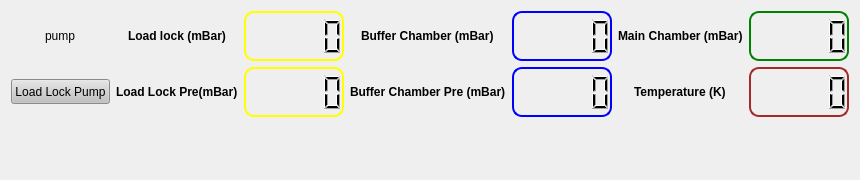
<?xml version="1.0" encoding="UTF-8"?>
<ui version="4.0">
    <class>Pumps_Vacuum</class>
    <widget class="QWidget" name="Pumps_Vacuum">
        <property name="geometry">
            <rect>
                <x>0</x>
                <y>0</y>
                <width>850</width>
                <height>180</height>
            </rect>
        </property>
        <property name="windowTitle">
            <string>Form</string>
        </property>
        <layout class="QGridLayout" name="gridLayout_3">
            <item row="0" column="0">
                <layout class="QGridLayout" name="gridLayout_2">
                    <item row="0" column="0">
                        <layout class="QGridLayout" name="gridLayout">
                            <item row="0" column="0" alignment="Qt::AlignHCenter">
                                <widget class="QLabel" name="led_pump_load_lock">
                                    <property name="minimumSize">
                                        <size>
                                            <width>50</width>
                                            <height>50</height>
                                        </size>
                                    </property>
                                    <property name="maximumSize">
                                        <size>
                                            <width>50</width>
                                            <height>50</height>
                                        </size>
                                    </property>
                                    <property name="text">
                                        <string>pump</string>
                                    </property>
                                    <property name="alignment">
                                        <set>Qt::AlignCenter</set>
                                    </property>
                                </widget>
                            </item>
                            <item row="0" column="1" alignment="Qt::AlignHCenter">
                                <widget class="QLabel" name="label_210">
                                    <property name="font">
                                        <font>
                                            <bold>true</bold>
                                        </font>
                                    </property>
                                    <property name="text">
                                        <string>Load lock (mBar)</string>
                                    </property>
                                </widget>
                            </item>
                            <item row="0" column="2" alignment="Qt::AlignHCenter">
                                <widget class="QLCDNumber" name="vacuum_load_lock">
                                    <property name="sizePolicy">
                                        <sizepolicy hsizetype="Preferred" vsizetype="Preferred">
                                            <horstretch>0</horstretch>
                                            <verstretch>0</verstretch>
                                        </sizepolicy>
                                    </property>
                                    <property name="minimumSize">
                                        <size>
                                            <width>100</width>
                                            <height>50</height>
                                        </size>
                                    </property>
                                    <property name="styleSheet">
                                        <string notr="true">QLCDNumber{
                                            border: 2px solid yellow;
                                            border-radius: 10px;
                                            padding: 0 8px;
                                            }
                                        </string>
                                    </property>
                                </widget>
                            </item>
                            <item row="0" column="3" alignment="Qt::AlignHCenter">
                                <widget class="QLabel" name="label_211">
                                    <property name="font">
                                        <font>
                                            <bold>true</bold>
                                        </font>
                                    </property>
                                    <property name="text">
                                        <string>Buffer Chamber (mBar)</string>
                                    </property>
                                </widget>
                            </item>
                            <item row="0" column="4" alignment="Qt::AlignHCenter">
                                <widget class="QLCDNumber" name="vacuum_buffer">
                                    <property name="sizePolicy">
                                        <sizepolicy hsizetype="Preferred" vsizetype="Preferred">
                                            <horstretch>0</horstretch>
                                            <verstretch>0</verstretch>
                                        </sizepolicy>
                                    </property>
                                    <property name="minimumSize">
                                        <size>
                                            <width>100</width>
                                            <height>50</height>
                                        </size>
                                    </property>
                                    <property name="font">
                                        <font>
                                            <pointsize>8</pointsize>
                                        </font>
                                    </property>
                                    <property name="styleSheet">
                                        <string notr="true">QLCDNumber{
                                            border: 2px solid blue;
                                            border-radius: 10px;
                                            padding: 0 8px;
                                            }
                                        </string>
                                    </property>
                                </widget>
                            </item>
                            <item row="0" column="5" alignment="Qt::AlignHCenter">
                                <widget class="QLabel" name="label_212">
                                    <property name="font">
                                        <font>
                                            <bold>true</bold>
                                        </font>
                                    </property>
                                    <property name="text">
                                        <string>Main Chamber (mBar)</string>
                                    </property>
                                </widget>
                            </item>
                            <item row="1" column="0" alignment="Qt::AlignHCenter">
                                <widget class="QPushButton" name="pump_load_lock_switch">
                                    <property name="sizePolicy">
                                        <sizepolicy hsizetype="Fixed" vsizetype="Fixed">
                                            <horstretch>0</horstretch>
                                            <verstretch>0</verstretch>
                                        </sizepolicy>
                                    </property>
                                    <property name="minimumSize">
                                        <size>
                                            <width>0</width>
                                            <height>25</height>
                                        </size>
                                    </property>
                                    <property name="styleSheet">
                                        <string notr="true">QPushButton{
                                            background: rgb(193, 193, 193)
                                            }
                                        </string>
                                    </property>
                                    <property name="text">
                                        <string>Load Lock Pump</string>
                                    </property>
                                </widget>
                            </item>
                            <item row="1" column="1" alignment="Qt::AlignHCenter">
                                <widget class="QLabel" name="label_213">
                                    <property name="font">
                                        <font>
                                            <bold>true</bold>
                                        </font>
                                    </property>
                                    <property name="text">
                                        <string>Load Lock Pre(mBar)</string>
                                    </property>
                                </widget>
                            </item>
                            <item row="1" column="2" alignment="Qt::AlignHCenter">
                                <widget class="QLCDNumber" name="vacuum_load_lock_back">
                                    <property name="sizePolicy">
                                        <sizepolicy hsizetype="Preferred" vsizetype="Preferred">
                                            <horstretch>0</horstretch>
                                            <verstretch>0</verstretch>
                                        </sizepolicy>
                                    </property>
                                    <property name="minimumSize">
                                        <size>
                                            <width>100</width>
                                            <height>50</height>
                                        </size>
                                    </property>
                                    <property name="styleSheet">
                                        <string notr="true">QLCDNumber{
                                            border: 2px solid yellow;
                                            border-radius: 10px;
                                            padding: 0 8px;
                                            }
                                        </string>
                                    </property>
                                </widget>
                            </item>
                            <item row="1" column="3">
                                <widget class="QLabel" name="label_214">
                                    <property name="font">
                                        <font>
                                            <bold>true</bold>
                                        </font>
                                    </property>
                                    <property name="text">
                                        <string>Buffer Chamber Pre (mBar)</string>
                                    </property>
                                </widget>
                            </item>
                            <item row="1" column="4" alignment="Qt::AlignHCenter">
                                <widget class="QLCDNumber" name="vacuum_buffer_back">
                                    <property name="sizePolicy">
                                        <sizepolicy hsizetype="Preferred" vsizetype="Preferred">
                                            <horstretch>0</horstretch>
                                            <verstretch>0</verstretch>
                                        </sizepolicy>
                                    </property>
                                    <property name="minimumSize">
                                        <size>
                                            <width>100</width>
                                            <height>50</height>
                                        </size>
                                    </property>
                                    <property name="font">
                                        <font>
                                            <pointsize>8</pointsize>
                                        </font>
                                    </property>
                                    <property name="styleSheet">
                                        <string notr="true">QLCDNumber{
                                            border: 2px solid blue;
                                            border-radius: 10px;
                                            padding: 0 8px;
                                            }
                                        </string>
                                    </property>
                                </widget>
                            </item>
                            <item row="1" column="5" alignment="Qt::AlignHCenter">
                                <widget class="QLabel" name="label_215">
                                    <property name="font">
                                        <font>
                                            <bold>true</bold>
                                        </font>
                                    </property>
                                    <property name="text">
                                        <string>Temperature (K)</string>
                                    </property>
                                </widget>
                            </item>
                            <item row="1" column="6" alignment="Qt::AlignHCenter">
                                <widget class="QLCDNumber" name="temp">
                                    <property name="sizePolicy">
                                        <sizepolicy hsizetype="Preferred" vsizetype="Preferred">
                                            <horstretch>0</horstretch>
                                            <verstretch>0</verstretch>
                                        </sizepolicy>
                                    </property>
                                    <property name="minimumSize">
                                        <size>
                                            <width>100</width>
                                            <height>50</height>
                                        </size>
                                    </property>
                                    <property name="styleSheet">
                                        <string notr="true">QLCDNumber{
                                            border: 2px solid brown;
                                            border-radius: 10px;
                                            padding: 0 8px;
                                            }
                                        </string>
                                    </property>
                                </widget>
                            </item>
                            <item row="0" column="6" alignment="Qt::AlignHCenter">
                                <widget class="QLCDNumber" name="vacuum_main">
                                    <property name="sizePolicy">
                                        <sizepolicy hsizetype="Preferred" vsizetype="Preferred">
                                            <horstretch>0</horstretch>
                                            <verstretch>0</verstretch>
                                        </sizepolicy>
                                    </property>
                                    <property name="minimumSize">
                                        <size>
                                            <width>100</width>
                                            <height>50</height>
                                        </size>
                                    </property>
                                    <property name="styleSheet">
                                        <string notr="true">QLCDNumber{
                                            border: 2px solid green;
                                            border-radius: 10px;
                                            padding: 0 8px;
                                            }
                                        </string>
                                    </property>
                                </widget>
                            </item>
                        </layout>
                    </item>
                    <item row="1" column="0">
                        <widget class="QLabel" name="Error">
                            <property name="minimumSize">
                                <size>
                                    <width>800</width>
                                    <height>30</height>
                                </size>
                            </property>
                            <property name="font">
                                <font>
                                    <pointsize>13</pointsize>
                                    <bold>true</bold>
                                    <strikeout>false</strikeout>
                                </font>
                            </property>
                            <property name="text">
                                <string>&lt;html&gt;&lt;head/&gt;&lt;body&gt;&lt;p&gt;&lt;br/&gt;&lt;/p&gt;&lt;/body&gt;&lt;/html&gt;</string>
                            </property>
                            <property name="alignment">
                                <set>Qt::AlignCenter</set>
                            </property>
                            <property name="textInteractionFlags">
                                <set>Qt::LinksAccessibleByMouse</set>
                            </property>
                        </widget>
                    </item>
                </layout>
            </item>
        </layout>
    </widget>
    <tabstops>
        <tabstop>pump_load_lock_switch</tabstop>
    </tabstops>
    <resources/>
    <connections/>
</ui>
